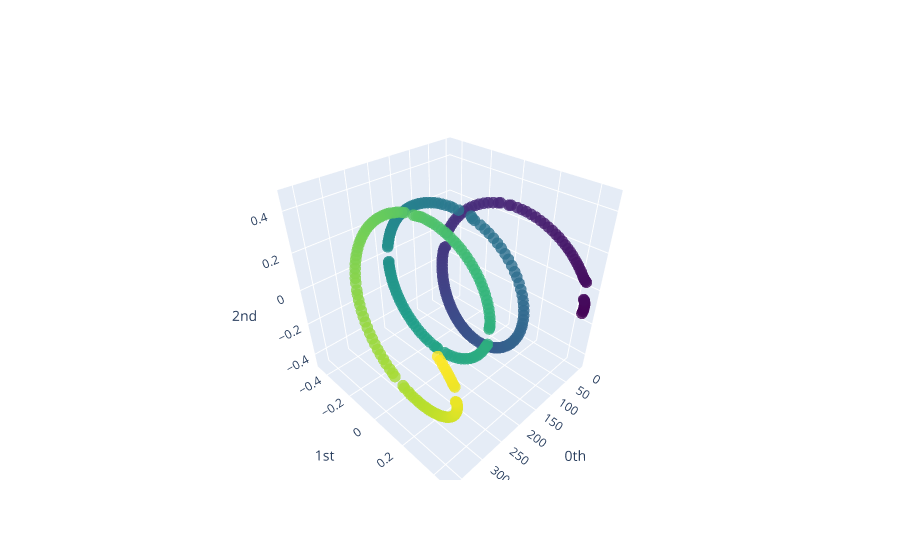

The notebook cell this image was saved under:
### Code cell
cartesianData = np.array([[d[0],d[1]*np.cos(d[2]), d[1]*np.sin(d[2])] for d in polarData])
plot_point_cloud(cartesianData)

### Figure 1 — Plotly figure (JSON) as saved in the notebook; plotly's stock layout.template omitted (floating-point values rounded to 4 significant figures; data arrays with more than 128 entries replaced by an {"elided": "..."} marker saying what was removed)
{"data": [{"marker": {"color": {"elided": "361 int values"}, "colorscale": [[0, "#440154"], [0.1111, "#482878"], [0.2222, "#3e4989"], [0.3333, "#31688e"], [0.4444, "#26828e"], [0.5556, "#1f9e89"], [0.6667, "#35b779"], [0.7778, "#6ece58"], [0.8889, "#b5de2b"], [1, "#fde725"]], "opacity": 0.8, "size": 4}, "mode": "markers", "type": "scatter3d", "x": {"elided": "361 int values"}, "y": {"elided": "361 float values"}, "z": {"elided": "361 float values"}}], "layout": {"scene": {"xaxis": {"exponentformat": "e", "showexponent": "all", "title": {"text": "0th"}, "type": "linear"}, "yaxis": {"exponentformat": "e", "showexponent": "all", "title": {"text": "1st"}, "type": "linear"}, "zaxis": {"exponentformat": "e", "showexponent": "all", "title": {"text": "2nd"}, "type": "linear"}}}}
